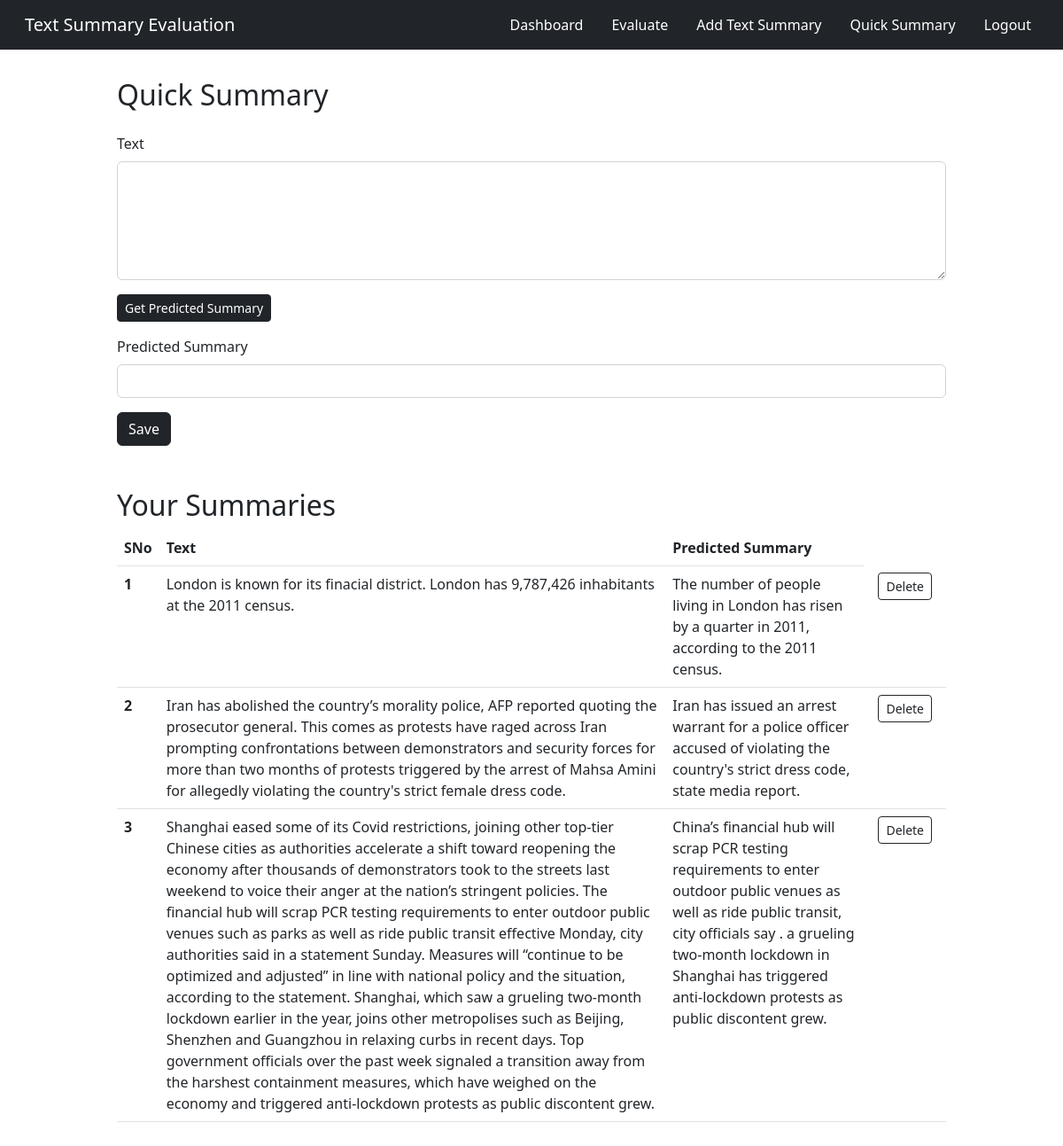
Page /quick_summary (signed in) on the committed database.
### app.py (models this page shows, shortened)
class QuickSummary(db.Model):
    sno = db.Column(db.Integer, primary_key=True)
    text = db.Column(db.String(10000), nullable=False)
    predicted_summary = db.Column(db.String(1000), nullable=False)
    user_id = db.Column(db.Integer, nullable=False)
    date_created = db.Column(db.DateTime, default=datetime.utcnow)

### app.py (the view, shortened to what this page needs)
@app.route('/quick_summary', methods=['GET', 'POST'])
@login_required
def quick_summary():
    allQuickSummary = QuickSummary.query.filter_by(user_id=current_user.id).all()
    return render_template('quick_summary.html', allQuickSummary=allQuickSummary)

### app.py (called while the page is built)
@login_manager.user_loader
def load_user(user_id):
    return User.get(user_id)

    def get(id):
        return User.query.filter_by(id=id).first()

### templates/quick_summary.html (shortened to what this page needs)
<!doctype html>
<html lang="en">
<head>
    <link href="https://cdn.jsdelivr.net/npm/bootstrap@5.2.1/dist/css/bootstrap.min.css" rel="stylesheet"
>
</head>
<body>
{% extends 'base2.html' %}
{% block body %}
    <div class="container">
        <h2>Quick Summary</h2>
        <form class="form" action="{{url_for('quick_summary')}}" method="POST">
            <div class="mb-3">
                <label for="text" class="form-label">Text</label>
                <textarea class="form-control" rows="5" name="text">{{text}}</textarea>
            </div>
            <button type="submit" class="btn btn-dark btn-sm" name="get_predicted_summary">Get Predicted Summary</button>
            <div class="mb-3">
                <label for="predicted_summary" class="form-label">Predicted Summary</label>
                <input type="text" class="form-control" name="predicted_summary" value="{{predicted_summary}}" readonly>
            </div>
            <button type="submit" class="btn btn-dark mb-3" name="submit" formaction="{{url_for('save_quick_summary')}}">Save</button>
        </form>
    </div>
    <div class="container">
        <h2>Your Summaries</h2>
        {% if allQuickSummary|length == 0%}
            <div class="alert alert-dark" role="alert">
                No record
            </div>
        {% else %}
            <table class="table">
                <thead>
                    <tr>
                        <th scope="col">SNo</th>
                        <th scope="col">Text</th>
                        <th scope="col">Predicted Summary</th>
                    </tr>
                </thead>
                <tbody>
                    {% for quick_summary in allQuickSummary %}
                        <tr>
                            <th scope="row">{{loop.index}}</th>
                            <td>{{quick_summary.text}}</td>
                            <td>{{quick_summary.predicted_summary}}</td>
                            <td>
                                <a href="/quick_summary/delete/{{quick_summary.sno}}" type="button" class="btn btn-outline-dark btn-sm mx-2">Delete</button>
                            </td>
                        </tr>
                    {% endfor %}
                </tbody>
            </table>
        {% endif %}
    </div>
{% endblock body %}

### templates/quick_summary.html (style rules this page uses)
.container { margin: 2rem 2rem 2rem 2rem; max-width: 80% !important; }
label { padding-top: 1rem; }

### rows in the picture
QuickSummary: text "London is known for its finacial district. London has 9,787,426 inhabitants at the 2011 census.", predicted_summary "The number of people living in London has risen by a quarter in 2011, according to the 2011 census."
QuickSummary: text "Iran has abolished the country’s morality police, AFP reported quoting the prosecutor general. This comes as protests have raged across Iran prompting confrontations between demonstrators and security forces for more than two months of protests triggered by the arrest of Mahsa Amini for allegedly violating the country's strict female dress code.", predicted_summary "Iran has issued an arrest warrant for a police officer accused of violating the country's strict dress code, state media report."
QuickSummary: text "Shanghai eased some of its Covid restrictions, joining other top-tier Chinese cities as authorities accelerate a shift toward reopening the economy after thousands of demonstrators took to the streets last weekend to voice their anger at the nation’s stringent policies. The financial hub will scrap PCR testing requirements to enter outdoor public venues such as parks as well as ride public transit effective Monday, city authorities said in a statement Sunday. Measures will “continue to be optimized and adjusted” in line with national policy and the situation, according to the statement. Shanghai, which saw a grueling two-month lockdown earlier in the year, joins other metropolises such as…", predicted_summary "China’s financial hub will scrap PCR testing requirements to enter outdoor public venues as well as ride public transit, city officials say . a grueling two-month lockdown in Shanghai has triggered anti-lockdown protests as public discontent grew."
